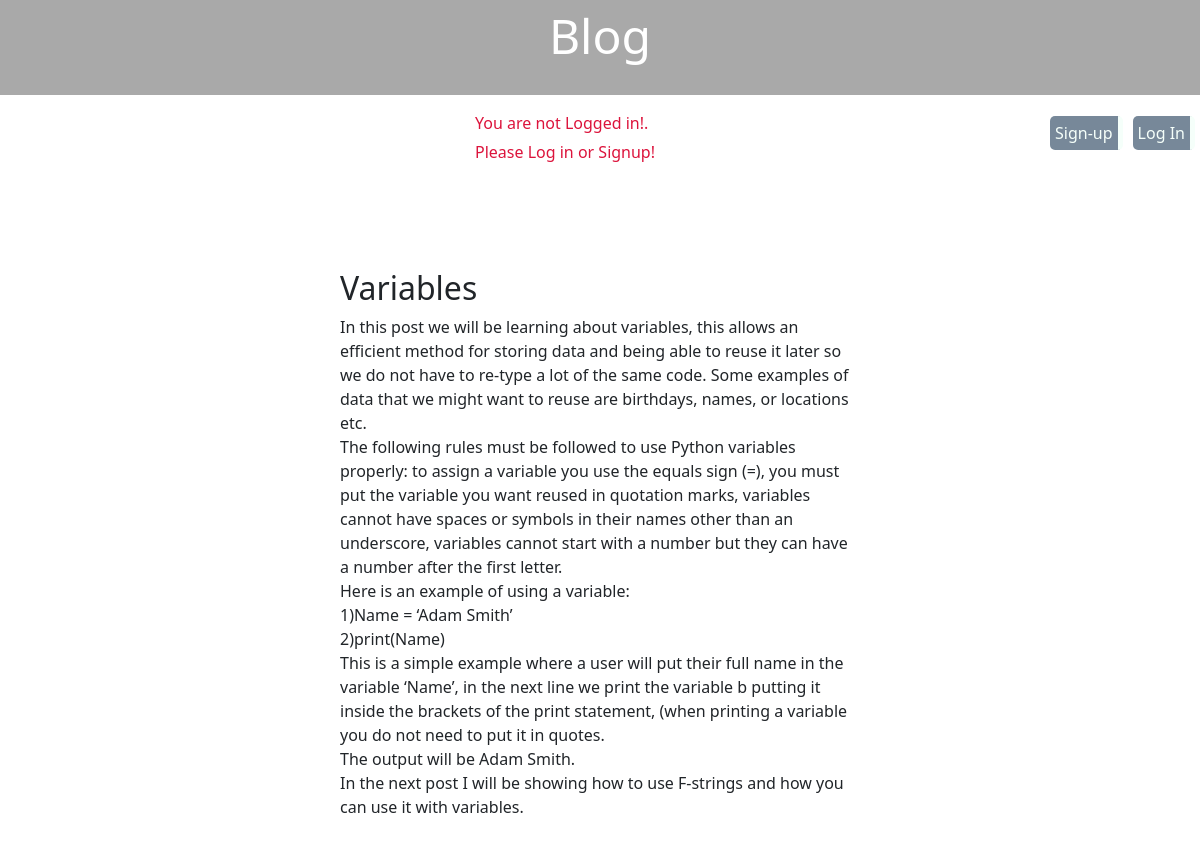
Screenshot of /post/12/ with the database file from the repository.
### blog/models.py (models this page shows, shortened)
class Post(models.Model):
    genre = models.CharField(max_length=50)
    title = models.CharField(max_length=50)
    first_name = models.CharField(max_length=30, default='')
    last_name = models.CharField(max_length=30, default='')
    body = models.TextField()
    post_date = models.DateField(auto_now_add=True)  # self

### blog/views.py (the view)
# urls.py: path('post/<int:pk>/', BlogDetailView.as_view(), name='post_detail'),
class BlogDetailView(DetailView):
    model = Post
    template_name = 'post_detail.html'

### templates/post_detail.html (shortened to what this page needs)
{% extends 'base.html' %}
{% block content %}
      <div class="post-entry">
         <h2>{{ post.title }}</h2>
         <font size="3"> <p>{{ post.body|linebreaksbr }}</p></font>
      </div>
{% endblock content %}

### static/css/base.css (style rules this page uses)
body { margin: 0; padding: 0; }
.post-entry { margin: auto; width: 60%; padding: 100px; }

### rows the page displays
Post: title "Variables", body "In this post we will be learning about variables, this allows an efficient method for storing data and being able to reuse it later so we do not have to re-type a lot of the same code. Some examples of data that we might want to reuse are birthdays, names, or locations etc. The following rules must be followed to use Python variables properly: to assign a variable you use the equals sign (=), you must put the variable you want reused in quotation marks, variables cannot have spaces or symbols in their names other than an underscore, variables cannot start with a number but they can have a number after the first letter. Here is an example of using a variable: 1)Name = ‘Adam Smith’…"
